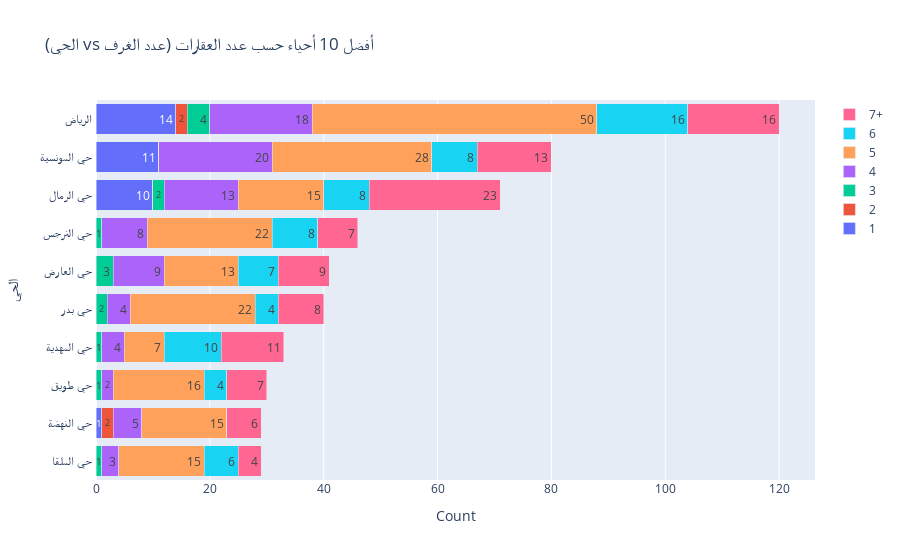

The code cell stored with this chart in its notebook:
### Code cell
# عدد الغرف
# عدد الصالات
# عدد الحمامات
# Ensure the columns are one-dimensional and properly formatted
villas['الحي'] = villas['الحي'].astype(str)
villas['عدد الغرف'] = villas['عدد الغرف'].astype(str)

# Temporary DataFrame to avoid multi-index issues
temp = villas[["الحي", "عدد الغرف"]].copy()
temp.columns = ["dis", "per"]

# Count the number of properties per حي and عدد الغرف
counts = temp.groupby(['dis', 'per']).size().unstack(fill_value=0)

# Compute the total count and sort by it
counts['Total'] = counts.sum(axis=1)
counts = counts.nlargest(10, 'Total').sort_values(by='Total', ascending=True)
counts = counts.drop(columns='Total')

# Create traces for each value of 'عدد الغرف'
traces = []
for purpose in counts.columns:
    traces.append(go.Bar(
        y=counts.index,
        x=counts[purpose],
        name=purpose,
        text=counts[purpose],
        textposition='inside',
        orientation='h'
    ))

# Create the figure
fig = go.Figure(data=traces)

# Update the layout
fig.update_layout(
    barmode='stack',
    title='(الحي vs عدد الغرف) أفضل 10 أحياء حسب عدد العقارات',
    yaxis=dict(title='الحي'),
    xaxis=dict(title='Count'),
    hoverlabel=dict(bgcolor="white", font_size=16, font_family="Rockwell")
)

# Show the figure
fig.show()

### Figure 1 — Plotly figure (JSON) as saved in the notebook; plotly's stock layout.template omitted (floating-point values rounded to 4 significant figures)
{"data": [{"name": "1", "orientation": "h", "text": [0, 1, 0, 0, 0, 0, 0, 10, 11, 14], "textposition": "inside", "type": "bar", "x": [0, 1, 0, 0, 0, 0, 0, 10, 11, 14], "y": [" حي الملقا ", " حي النهضة ", " حي طويق ", " حي المهدية ", " حي بدر ", " حي العارض ", " حي النرجس ", " حي الرمال ", " حي المونسية ", " الرياض "]}, {"name": "2", "orientation": "h", "text": [0, 2, 0, 0, 0, 0, 0, 0, 0, 2], "textposition": "inside", "type": "bar", "x": [0, 2, 0, 0, 0, 0, 0, 0, 0, 2], "y": [" حي الملقا ", " حي النهضة ", " حي طويق ", " حي المهدية ", " حي بدر ", " حي العارض ", " حي النرجس ", " حي الرمال ", " حي المونسية ", " الرياض "]}, {"name": "3", "orientation": "h", "text": [1, 0, 1, 1, 2, 3, 1, 2, 0, 4], "textposition": "inside", "type": "bar", "x": [1, 0, 1, 1, 2, 3, 1, 2, 0, 4], "y": [" حي الملقا ", " حي النهضة ", " حي طويق ", " حي المهدية ", " حي بدر ", " حي العارض ", " حي النرجس ", " حي الرمال ", " حي المونسية ", " الرياض "]}, {"name": "4", "orientation": "h", "text": [3, 5, 2, 4, 4, 9, 8, 13, 20, 18], "textposition": "inside", "type": "bar", "x": [3, 5, 2, 4, 4, 9, 8, 13, 20, 18], "y": [" حي الملقا ", " حي النهضة ", " حي طويق ", " حي المهدية ", " حي بدر ", " حي العارض ", " حي النرجس ", " حي الرمال ", " حي المونسية ", " الرياض "]}, {"name": "5", "orientation": "h", "text": [15, 15, 16, 7, 22, 13, 22, 15, 28, 50], "textposition": "inside", "type": "bar", "x": [15, 15, 16, 7, 22, 13, 22, 15, 28, 50], "y": [" حي الملقا ", " حي النهضة ", " حي طويق ", " حي المهدية ", " حي بدر ", " حي العارض ", " حي النرجس ", " حي الرمال ", " حي المونسية ", " الرياض "]}, {"name": "6", "orientation": "h", "text": [6, 0, 4, 10, 4, 7, 8, 8, 8, 16], "textposition": "inside", "type": "bar", "x": [6, 0, 4, 10, 4, 7, 8, 8, 8, 16], "y": [" حي الملقا ", " حي النهضة ", " حي طويق ", " حي المهدية ", " حي بدر ", " حي العارض ", " حي النرجس ", " حي الرمال ", " حي المونسية ", " الرياض "]}, {"name": "7+", "orientation": "h", "text": [4, 6, 7, 11, 8, 9, 7, 23, 13, 16], "textposition": "inside", "type": "bar", "x": [4, 6, 7, 11, 8, 9, 7, 23, 13, 16], "y": [" حي الملقا ", " حي النهضة ", " حي طويق ", " حي المهدية ", " حي بدر ", " حي العارض ", " حي النرجس ", " حي الرمال ", " حي المونسية ", " الرياض "]}], "layout": {"barmode": "stack", "hoverlabel": {"bgcolor": "white", "font": {"family": "Rockwell", "size": 16}}, "title": {"text": "(الحي vs عدد الغرف) أفضل 10 أحياء حسب عدد العقارات"}, "xaxis": {"title": {"text": "Count"}}, "yaxis": {"title": {"text": "الحي"}}}}
